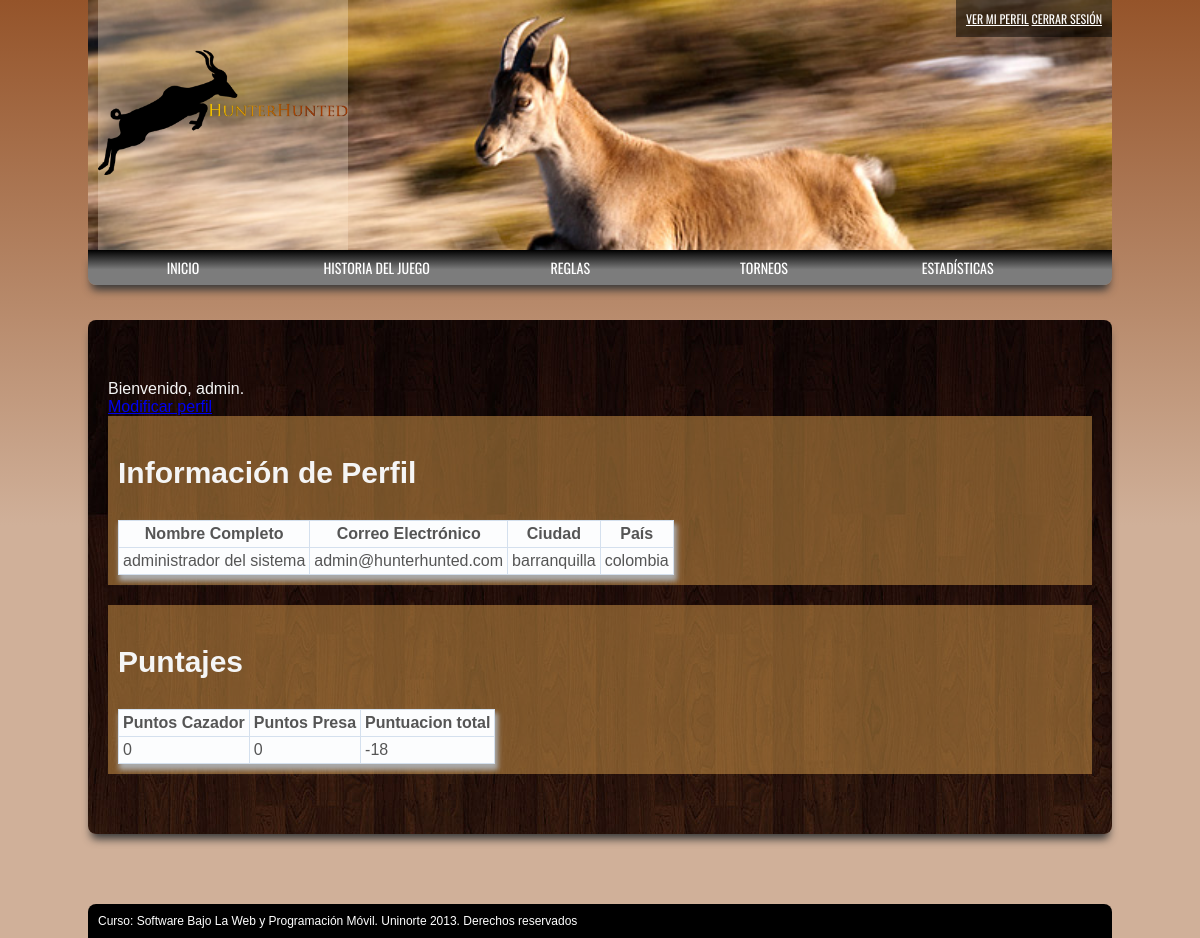
The app's page /profile.php (signed in) with its own data.
### tables this page shows
CREATE TABLE IF NOT EXISTS `users` (
  `id` int(11) unsigned NOT NULL AUTO_INCREMENT,
  `user_name` varchar(20) NOT NULL,
  `password` varchar(40) NOT NULL,
  `full_name` varchar(40) NOT NULL,
  `status` tinyint(1) NOT NULL COMMENT '0 -> Off; 1 -> On',
  `rol` tinyint(1) NOT NULL COMMENT '0: presa , 1: cazador',
  `email` varchar(45) NOT NULL,
  `city` varchar(20) NOT NULL,
  `country` varchar(20) NOT NULL,
  PRIMARY KEY (`id`),
  UNIQUE KEY `user_name` (`user_name`,`email`),
  UNIQUE KEY `id` (`id`)
);

CREATE TABLE IF NOT EXISTS `score` (
  `id` int(10) unsigned NOT NULL AUTO_INCREMENT,
  `id_user` int(11) unsigned NOT NULL,
  `hunter_score` int(10) unsigned NOT NULL DEFAULT '0',
  `hunted_score` int(10) unsigned NOT NULL DEFAULT '0',
  `punctuation` int(10) NOT NULL DEFAULT '0',
  PRIMARY KEY (`id`),
  UNIQUE KEY `id_user` (`id_user`)
);

### profile.php (the view, shortened to what this page needs)
<?php
require_once("includes/configuration.php");
?>
<!DOCTYPE html PUBLIC "-//W3C//DTD XHTML 1.0 Transitional//EN" "http://www.w3.org/TR/xhtml1/DTD/xhtml1-transitional.dtd">
<html xmlns="http://www.w3.org/1999/xhtml">
<head>
<link href="basic.css" rel="stylesheet" type="text/css" media="all" >
</head>
<body>
    <div id="wrapper">
        <div id="header">
            <h1><a href="index.php">HunterHunted</a></h1>
            <div id="register">
                <ul>
                    <li><a href="#">Ver mi perfil</a></li>
                    <li><a href="login.php">Cerrar Sesión</a></li>
                </ul>
            </div>
            <div id="nav">
                <ul>
                    <li><a href="index.php">Inicio</a></li>
                    <li><a href="history.php">Historia del juego</a></li>
                    <li><a href="rules.php">Reglas</a></li>
                    <li><a href="tournaments.php">Torneos</a></li>
                    <li><a href="statistics.php">Estadísticas</a></li>
                </ul>
            </div>
        </div>
        <div id="center" class="separating">
            <?php
                    $connection = mysql_connect($db_host,$db_user,$db_password);
                    $query = "SELECT user_name, full_name, email, city, country FROM users WHERE id={$_SESSION['hh-id']}";
                    $result = mysql_query($query,$connection);
                    $num_rows = mysql_num_rows($result);
                    if($num_rows > 0){
                        $row = mysql_fetch_array($result);
            ?>
            <p>Bienvenido, <?php echo $row['user_name']; ?>.</p>
            <p><a href="edit_profile.php">Modificar perfil</a></p>
            <div>
            <h3>Información de Perfil</h3>
            <table border="1" cellspacing="0" cellpadding="0" class="table">
                <tr>
                  <th scope="col">Nombre Completo</th>
                  <th scope="col">Correo Electrónico</th>
                  <th scope="col">Ciudad</th>
                  <th scope="col">País</th>
                </tr>
                <tr>
                  <td scope="col"><?php echo $row['full_name']; ?></td>
                  <td scope="col"><?php echo $row['email']; ?></td>
                  <td scope="col"><?php echo $row['city']; ?></td>
                  <td scope="col"><?php echo $row['country']; ?></td>
                </tr>
            </table>
             </div>
             <?php
                    }else{
             ?>
            <p class="error">No hay información del usuario que mostrar</p>
             <?php
                    }
              ?>
            <div>
            <?php
                    $query = "SELECT hunter_score, hunted_score, punctuation FROM score WHERE id_user={$_SESSION['hh-id']}";
                    $result = mysql_query($query,$connection);
                    $num_rows = mysql_num_rows($result);
                    if($num_rows > 0){
                        $row = mysql_fetch_array($result);
             ?>
             <h3>Puntajes</h3>
             <table border="1" cellspacing="0" cellpadding="0" class="table">
                <tr>
                  <th scope="col">Puntos Cazador</th>
                  <th scope="col">Puntos Presa</th>
                  <th scope="col">Puntuacion total</th>
                </tr>
                <tr>
                  <td scope="col"><?php echo $row['hunter_score']; ?></td>
                  <td scope="col"><?php echo $row['hunted_score']; ?></td>
                  <td scope="col"><?php echo $row['punctuation']; ?></td>
                </tr>
             </table>
             <?php
                    }else{
             ?>
            <p class="error">No hay información de los puntajes para mostrar</p>
            <?php
                    }
             ?>
            </div>
        </div>
        <div id="footer">
            <p>Curso: Software Bajo La Web y Programación Móvil. Uninorte  2013. Derechos reservados</p>
        </div>
    </div>
</body>
</html>

### basic.css (style rules this page uses)
body, div, h1, h2, ul, li, p, a { margin: 0; padding: 0; }
body { background-image: linear-gradient(bottom, #D0B099 44%, #95542A 100%); background-image: -o-linear-gradient(bottom, #D0B099 44%, #95542A 100%); background-image: -moz-linear-gradient(bottom, #D0B099 44%, #95542A 100%); background-image: -webkit-linear-gradient(bottom, #D0B099 44%, #95542A 100%); background-image: -ms-linear-gradient(bottom, #D0B099 44%, #95542A 100%); background-image: -webkit-gradient( linear, left bottom, left top, color-stop(0.44, #D0B099), color-stop(1, #95542A) ); font-family: sans-serif; }
ul { list-style: none; }
table { box-shadow: 2px 5px 5px 1px #aaa; -moz-box-shadow: 2px 5px 5px 1px #aaa; -webkit-box-shadow: 2px 5px 5px 1px #aaa; -ms-filter: "progid:DXImageTransform.Microsoft.Shadow(Strength=4, Direction=135, Color='#aaa')"; filter: progid:DXImageTransform.Microsoft.Shadow(Strength=4, Direction=135, Color='#aaa'); }
table, th, td { border: 1px solid #D4E0EE; border-collapse: collapse; font-family: "Trebuchet MS", Arial, sans-serif; color: #555; }
td, th { padding: 4px; }
tbody th { font-weight: bold; }
tbody tr { background: #FCFDFE; }
#header { background: url(img/hunted.jpg) no-repeat; background-size: cover; font-family: 'Oswald', sans-serif; height: 250px; position: relative; }
#header h1 { background: rgba(255, 238, 214, 0.3); display: inline-block; height: 80%; margin-left: 10px; padding-top: 50px; }
#header h1 a { background: url(img/HunterHunted_Logo.png) no-repeat; background-size: contain; display: block; height: 125px; text-indent: -9999px; width: 250px; }
#register { background: rgba(0,0,0,0.5); color: white; display: inline-block; float: right; font-size: 12px; padding: 10px; }
#register a { color: white; text-transform: uppercase; }
#register ul { display: inline-block; }
#register ul li { display: inherit; }
#nav { background-image: linear-gradient(bottom, #7C7C7C 44%, #000000 100%); background-image: -o-linear-gradient(bottom, #7C7C7C 44%, #000000 100%); background-image: -moz-linear-gradient(bottom, #7C7C7C 44%, #000000 100%); background-image: -webkit-linear-gradient(bottom, #7C7C7C 44%, #000000 100%); background-image: -ms-linear-gradient(bottom, #7C7C7C 44%, #000000 100%); background-image: -webkit-gradient( linear, left bottom, left top, color-stop(0.44, #7C7C7C), color-stop(1, #000000) ); height: 35px; width: 100%; }
#nav, #nav ul { border-bottom-left-radius: 8px; border-bottom-right-radius: 8px; }
#nav ul li { display: inline-block; margin: 0 10px; width: 170px; }
#nav ul li a { color: white; display: block; font-size: 14px; text-align: center; text-decoration: none; padding: 7px 9px; text-transform: uppercase; }
#center { background: url(img/background_center.jpg); color: whitesmoke; border-radius: 8px; margin: 70px 0; padding: 60px 20px; }
#center h3 { font-size: 30px; }
#center div { background: rgba(215, 155, 77, 0.5); padding: 10px; }
#center div+div { margin-top: 20px; }
#footer { background: black; border-top-left-radius: 8px; border-top-right-radius: 8px; color: white; font-size: 12px; padding: 10px; }
.separating, #nav { box-shadow: 0px 8px 8px -3px #3A3A3A; -moz-box-shadow: 0px 8px 8px -3px #3A3A3A; -webkit-box-shadow: 0px 8px 8px -3px #3A3A3A; -ms-filter: "progid:DXImageTransform.Microsoft.Shadow(Strength=4, Direction=135, Color='#3A3A3A')"; filter: progid:DXImageTransform.Microsoft.Shadow(Strength=4, Direction=135, Color='#3A3A3A'); }
@media screen and (min-width:1025px) { #wrapper, wrapperL { margin: 0 auto; width: 1024px; } }

### records on screen
users: user_name "admin", full_name "administrador del sistema", email "admin@hunterhunted.com", city "barranquilla", country "colombia"
score: hunter_score "0", hunted_score "0", punctuation "-18"
